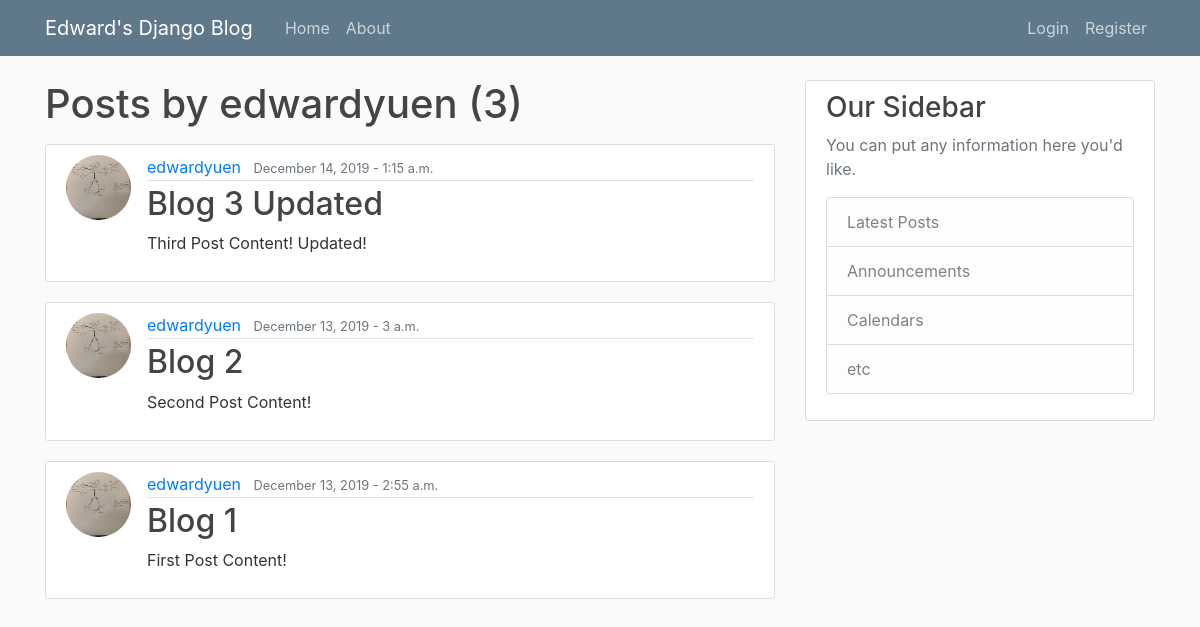
The app's page /user/edwardyuen with its own data.
### blog/models.py (models this page shows, shortened)
class Post(models.Model):
	title = models.CharField(max_length=100)
	content = models.TextField()
	date_posted = models.DateTimeField(default=timezone.now)
	author = models.ForeignKey(User, on_delete=models.CASCADE)

### users/models.py (models this page shows, shortened)
class Profile(models.Model):
	user = models.OneToOneField(User, on_delete=models.CASCADE)
	image = models.ImageField(default='default.jpg', upload_to='profile_pics')

### blog/views.py (the view)
# urls.py: path('user/<str:username>', UserPostListView.as_view(), name='user-posts'),
class UserPostListView(ListView):
	model = Post
	template_name = 'blog/user_posts.html'
	context_object_name = 'posts'
	paginate_by = 5
	def get_queryset(self):
		user = get_object_or_404(User, username=self.kwargs.get('username'))
		return Post.objects.filter(author=user).order_by('-date_posted')

### blog/templates/blog/user_posts.html (shortened to what this page needs)
{% extends "blog/base.html" %}
{% block content %}
	<h1 class="mb-3">Posts by {{ view.kwargs.username }} ({{ page_obj.paginator.count }})</h1>
	{% for post in posts %}
		<article class="media content-section">
			<img class="rounded-circle article-img" src="{{ post.author.profile.image.url }}">
		  <div class="media-body">
		    <div class="article-metadata">
		      <a class="mr-2" href="{% url 'user-posts' post.author.username %}">{{ post.author }}</a>
		      <small class="text-muted">{{ post.date_posted|date:"F d, Y - P" }}</small>
		    </div>
		    <h2><a class="article-title" href="{% url 'post-detail' post.id %}">{{ post.title }}</a></h2>
		    <p class="article-content">{{ post.content }}</p>
		  </div>
		</article>
	{% endfor %}
{% endblock content %}

### blog/static/blog/main.css (style rules this page uses)
body { background: #fafafa; color: #333333; margin-top: 5rem; }
h1, h2, h3, h4, h5, h6 { color: #444444; }
.content-section { background: #ffffff; padding: 10px 20px; border: 1px solid #dddddd; border-radius: 3px; margin-bottom: 20px; }
.article-title { color: #444444; }
.article-content { white-space: pre-line; }
.article-img { height: 65px; width: 65px; margin-right: 16px; }
.article-metadata { padding-bottom: 1px; margin-bottom: 4px; border-bottom: 1px solid #e3e3e3 }

### records on screen
Post: author.profile.image (picture), author "edwardyuen", date_posted "December 14, 2019 - 1:15 a.m.", title "Blog 3 Updated", content "Third Post Content! Updated!"
Post: author.profile.image (picture), author "edwardyuen", date_posted "December 13, 2019 - 3 a.m.", title "Blog 2", content "Second Post Content!"
Post: author.profile.image (picture), author "edwardyuen", date_posted "December 13, 2019 - 2:55 a.m.", title "Blog 1", content "First Post Content!"

### other values on screen
{{ view.kwargs.username }} "edwardyuen"
{{ page_obj.paginator.count }} "3"
